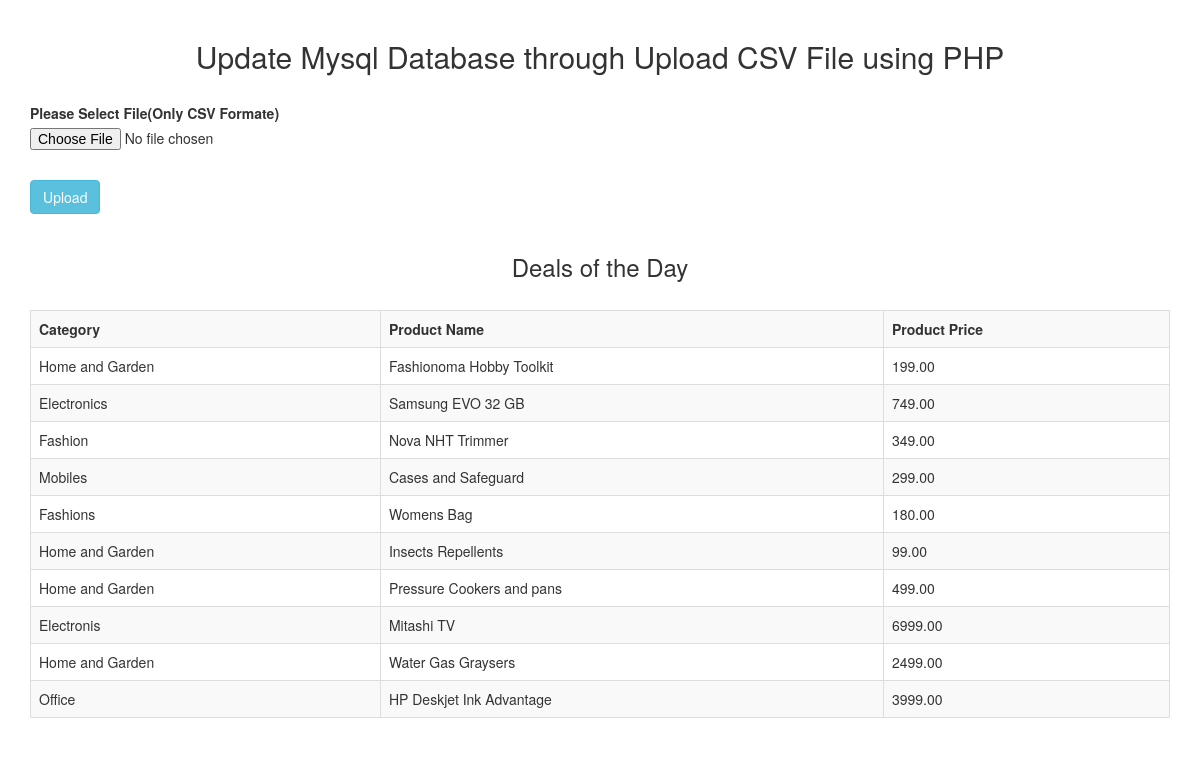
The page /test1.php on the database its author committed.
### tables this page shows
CREATE TABLE `daily_product` (
  `daily_product_id` int(11) NOT NULL,
  `product_id` int(11) NOT NULL,
  `product_category` varchar(250) NOT NULL,
  `product_name` varchar(250) NOT NULL,
  `product_price` double(10,2) NOT NULL
);

### test1.php (the view, shortened to what this page needs)
<?php
$connect = mysqli_connect("localhost", "root", "", "csv_file_upload");
$query = "SELECT * FROM daily_product";
$result = mysqli_query($connect, $query);
?>
<!DOCTYPE html>
<html>
 <head>
  <link rel="stylesheet" href="https://maxcdn.bootstrapcdn.com/bootstrap/3.3.6/css/bootstrap.min.css" />
 </head>
 <body>
  <br />
  <div class="container">
   <h2 align="center">Update Mysql Database through Upload CSV File using PHP</a></h2>
   <br />
   <form method="post" enctype='multipart/form-data'>
    <p><label>Please Select File(Only CSV Formate)</label>
    <input type="file" name="product_file" /></p>
    <br />
    <input type="submit" name="upload" class="btn btn-info" value="Upload" />
   </form>
   <br />
   <h3 align="center">Deals of the Day</h3>
   <br />
   <div class="table-responsive">
    <table class="table table-bordered table-striped">
     <tr>
      <th>Category</th>
      <th>Product Name</th>
      <th>Product Price</th>
     </tr>
     <?php
     while($row = mysqli_fetch_array($result))
     {
      echo '
      <tr>
       <td>'.$row["product_category"].'</td>
       <td>'.$row["product_name"].'</td>
       <td>'.$row["product_price"].'</td>
      </tr>
      ';
     }
     ?>
    </table>
   </div>
  </div>
 </body>
</html>

### rows shown on the page
daily_product: product_category "Home and Garden", product_name "Fashionoma Hobby Toolkit", product_price "199.00"
daily_product: product_category "Electronics", product_name "Samsung EVO 32 GB", product_price "749.00"
daily_product: product_category "Fashion", product_name "Nova NHT Trimmer", product_price "349.00"
daily_product: product_category "Mobiles", product_name "Cases and Safeguard", product_price "299.00"
daily_product: product_category "Fashions", product_name "Womens Bag", product_price "180.00"
daily_product: product_category "Home and Garden", product_name "Insects Repellents", product_price "99.00"
daily_product: product_category "Home and Garden", product_name "Pressure Cookers and pans", product_price "499.00"
daily_product: product_category "Electronis", product_name "Mitashi TV", product_price "6999.00"
daily_product: product_category "Home and Garden", product_name "Water Gas Graysers", product_price "2499.00"
daily_product: product_category "Office", product_name "HP Deskjet Ink Advantage", product_price "3999.00"
